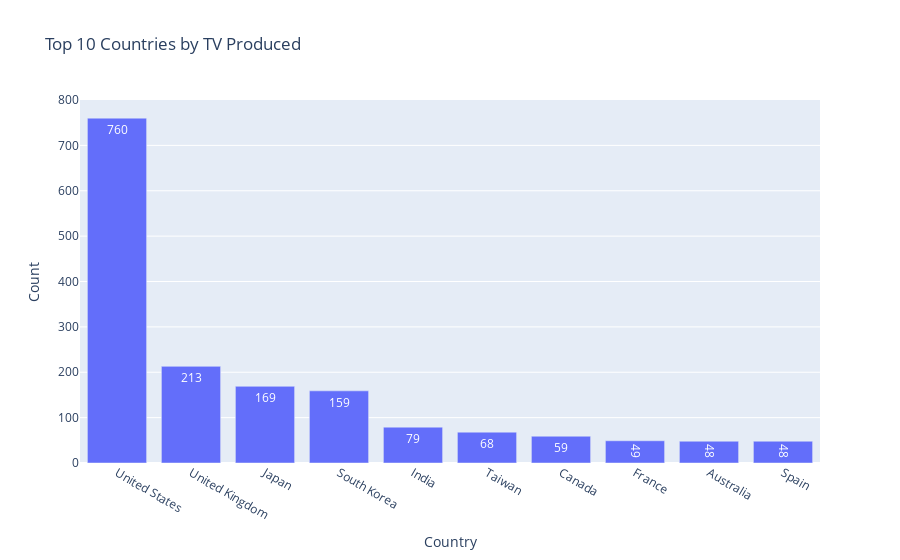

The cell this chart's notebook holds for it:
### Code cell
top_10_country = data[data['type'] == 'TV Show']['country'].value_counts().head(10)
top_10_country_df = top_10_country.reset_index()
top_10_country_df.columns = ['Country', 'Count']
fig = px.bar(
    top_10_country_df, 
    x='Country', 
    y='Count', 
    title='Top 10 Countries by TV Produced',
    text='Count', 
   
)

fig.show()

### Figure 1 — Plotly figure (JSON) as saved in the notebook; plotly's stock layout.template omitted (floating-point values rounded to 4 significant figures)
{"data": [{"alignmentgroup": "True", "hovertemplate": "Country=%{x}<br>Count=%{text}<extra></extra>", "legendgroup": "", "marker": {"color": "#636efa", "pattern": {"shape": ""}}, "name": "", "offsetgroup": "", "orientation": "v", "showlegend": false, "text": [760, 213, 169, 159, 79, 68, 59, 49, 48, 48], "textposition": "auto", "type": "bar", "x": ["United States", "United Kingdom", "Japan", "South Korea", "India", "Taiwan", "Canada", "France", "Australia", "Spain"], "xaxis": "x", "y": [760, 213, 169, 159, 79, 68, 59, 49, 48, 48], "yaxis": "y"}], "layout": {"barmode": "relative", "legend": {"tracegroupgap": 0}, "title": {"text": "Top 10 Countries by TV Produced"}, "xaxis": {"anchor": "y", "domain": [0, 1], "title": {"text": "Country"}}, "yaxis": {"anchor": "x", "domain": [0, 1], "title": {"text": "Count"}}}}
